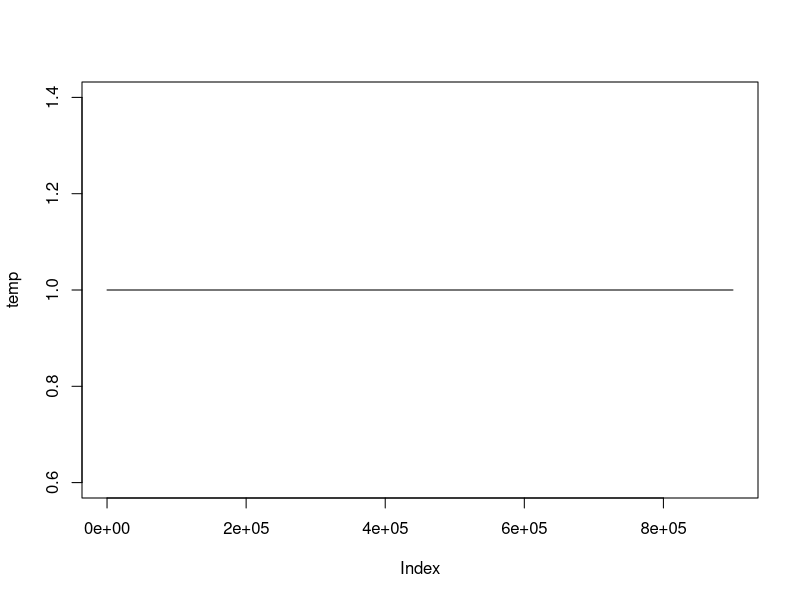

This chart was generated by the following R code: (Note: a time limit stopped this script after it produced the figure.)


# -------------------------------------------------------------------------
#Helmholtz Machine simulation and training 
#Author: Kevin McKee
#Summary: This generates data from a binary Restricted Boltzmann Machine neural network, which describes the joint distribution of a bit vector using hidden layers.
# The helmholtz machine learns that data generating structure using stochastic gradient descent with a local delta rule by simulating the data.
# i.e., learning happens as a feedback cycle between the recognition model and the generative model.
# The solution should therefore recover the data generating parameters.

# The real-time output shows the correlation between true node weight vectors and currently estimated node weight vectors in layer 1 and 2.
# Layer 2 will not start to match the true values until Layer 1 is mostly correct.

# Some code is left commented to graphically display the learning process of 3 parameters.

# Note: I may code this in RCPP for speed increases of multiple orders of magnitude. Unrepresentatively slow in R.
# -------------------------------------------------------------------------



# functions ---------------------------------------------------------------
lgt<-function(x) 1/(1+exp(-x))

#Generate data top-down (RBM is restricted boltzmann machine)
rRBM <- function(n, Wg) {
  X<-matrix(0, n, ncol(Wg), dimnames=list(NULL,colnames(Wg)) )
  X[,1]<-1
  for(i in Q:2 ){
    X[, L[[i]] ] <- (X %*% t(Wg))[, L[[i]] ]
    X[, L[[i]] ] <- matrix( rbinom(prod(dim(X[, L[[i]] ])), size=1, c(lgt(X[, L[[i]] ])) ),dim(X[, L[[i]] ])[1],dim(X[, L[[i]] ])[2] )
  }
  return(X)
}

#Predict from helmholtz machine: calculate expectations from bottom up then from top down. 
HH.pred <- function(x, Wr, Wg) {
  X<-matrix(0, nrow(x), ncol(Wg), dimnames=list(NULL,colnames(Wg)) )
  X[,1]<-1
  x[,L[[2]]]<-x
  for(i in 3:Q ){
    X[, L[[i]] ] <- lgt(X %*% t(Wr))[, L[[i]] ]
  }
  for(i in (Q-1):2 ){
    X[, L[[i]] ] <- lgt(X %*% t(Wg))[, L[[i]] ]
  }
  return(X)
}


#Set up the dimensions of the simulation, 
dat<-matrix(0, 100000, 100) #Data dimensions
modelDims<-c(30, 10, 5) #Nodes per layer, number of layers given by length of this vector.
BIAS<-T #Include biases in both simulation and fitting?

chunkSize<-30 #Model learns in simple random samples of the data of this size. Small samples tend toward more stochastic learning, more global fit.
lr.s<-.3 #chunkSize/100 seems to work well
maxIter<-900000



# Pt 2: Simulation --------------------------------------------------------
# Gen data ----------------------------------------------------------------
p<-ncol(dat)
n<-nrow(dat)
q<-length(modelDims)
dim.total<-1+p+sum(modelDims)
dimlab<-c("bias",paste0("x",1:p))
L<-list(dimlab[1], dimlab[-1])
for(d in 1:q) {
  L[[d+2]]<-paste0("h",d,"_",1:modelDims[d])
}
dim.v<-unlist(L)
X<-as.matrix(cbind(1, dat, matrix(0,n,sum(modelDims))))
colnames(X)<-dim.v
W<-matrix(0, dim.total, dim.total,dimnames=list(dim.v,dim.v))
Q<-q+2
for(i in 2:(Q-1) ) W[ unlist( L[ (i+1)]), L[[i]] ] <- rnorm( W[ unlist( L[ (i+1)]), L[[i]] ])*2
W[   unlist( L[ 2:Q]) , L[[1]] ] <- BIAS*rnorm(length(W[   unlist( L[ 2:Q]) , L[[1]] ]))
W[1,1]<-1
Wr<-W
Wg<-W
Wg[-1,-1]<-t(Wg[-1,-1])
Wr[ L[[2]] , L[[1]] ] <- 0
#Diags to preser vals
diag(Wg[L[[Q]],L[[Q]]])<-1
diag(Wr[L[[2]],L[[2]]])<-1
#No bias on first layer
Wg[L[[Q]],L[[1]]]<-0
Wr[L[[1]],L[[2]]]<-0
sim.Wg<-Wg
sim.Wr<-Wr

X.gen<-rRBM(n, sim.Wg)
dat<-X.gen[,L[[2]]]




# Helmholtz ---------------------------------------------------------------

#Optional annealing i.e., reduction of learning rate
CoolingRate<-0
temp<-(1-.1)*exp(-CoolingRate*(1:maxIter)/maxIter)+.1
plot(temp, type="l")

#Start values
Wr.f<-matrix(F, dim(Wg)[1], dim(Wg)[1], dimnames=dimnames(Wg))
for(i in Q:3) Wr.f[ L[[i]], L[[i-1]] ]<-T
Wg.f<-matrix(F, dim(Wg)[1], dim(Wg)[1], dimnames=dimnames(Wg))
for(i in 2:(Q-1)) Wg.f[ L[[i]], L[[i+1]] ]<-T

if(BIAS){
  Wg.f[unlist(L[2:(Q-1)]),1]<-T
  Wr.f[unlist(L[3:Q]),1]<-T
  Wg.f[-1,1]<-T
  Wr.f[-1,1]<-T
}

Wr[Wr.f]<-rnorm(sum(Wr.f))*.2
Wg[Wg.f]<-rnorm(sum(Wg.f))*.2
diag(Wg[L[[Q]],L[[Q]]])<-0
diag(Wr[L[[2]],L[[2]]])<-0

startPlot<-100
plotFrame<-seq(startPlot,maxIter,by=startPlot)
trackVal<-matrix(NA, maxIter, 4)
  


X<-matrix(0, chunkSize, ncol(Wg), dimnames=list(NULL,colnames(Wg)) )
X[,1]<-1
chunkInd<-1
for(iter in 1:maxIter){

  dat.chunk<-dat[sample(1:nrow(dat), size=chunkSize, replace=FALSE),]
  X[,L[[2]]]<-dat.chunk

  lr<-lr.s*temp[iter]
  for(i in 3:Q){
    X[, L[[i]] ] <- lgt(X %*% t(Wr))[, L[[i]] ]
    X[, L[[i]] ] <- matrix( rbinom(prod(dim(X[, L[[i]] ])), size=1, c(X[, L[[i]] ]) ),dim(X[, L[[i]] ])[1],dim(X[, L[[i]] ])[2] )
  }
  X.p <- lgt(X %*% t(Wg))
  X.p[,1]<-1
  Wg.gr<- t((t(X)%*%(X-X.p))/nrow(X))
  Wg[Wg.f]<- Wg[Wg.f]  +  lr*Wg.gr[Wg.f]

  # SLEEP -------------------------------------------------------------------
  X2<-X
  for(i in Q:2 ){
    X2[, L[[i]] ] <- lgt(X2 %*% t(Wg))[, L[[i]] ]
    X2[, L[[i]] ] <- matrix( rbinom(prod(dim(X2[, L[[i]] ])), size=1, c(X2[, L[[i]] ]) ),dim(X2[, L[[i]] ])[1],dim(X2[, L[[i]] ])[2] )
  }
  X.p <- lgt(X2 %*% t(Wr))
  X.p[,1]<-1
  Wr.gr<- t((t(X2)%*%(X2-X.p))/nrow(X2))
  Wr[Wr.f]<- Wr[Wr.f]  +  lr*Wr.gr[Wr.f]
  


# Plotting ----------------------------------------------------------------
  trackVal[iter,]<- Wg[L[[2]], L[[3]]][1:4] 
  if(iter %in% plotFrame){
    
    #Optional plotting
    # if(iter>(startPlot+1))     dev.off()
    # par(mfrow=c(1,3))
    # plot(trackVal[1:iter,1:2], pch='.')
    # points(trackVal[1:3,1:2], pch=16,cex=2, col="red")
    # points(trackVal[(iter-3):iter,1:2], pch=16,cex=2, col="blue")
    # plot(trackVal[1:iter,2:3], pch='.')
    # points(trackVal[1:3,2:3], pch=16,cex=2, col="red")
    # points(trackVal[(iter-3):iter,2:3], pch=16,cex=2, col="blue")
    # plot(trackVal[1:iter,3:4], pch='.')
    # points(trackVal[1:3,3:4], pch=16,cex=2, col="red")
    # points(trackVal[(iter-3):iter,3:4], pch=16,cex=2, col="blue")
    
    
    corMat<-round(cor(sim.Wg[L[[2]],unlist(L[c(1,3)])], Wg[L[[2]],unlist(L[c(1,3)])]),2)
    corMat.s<-data.frame(corMat)
    corMat.s[abs(corMat)<.7]<-""
    
    cat("\014\n")
    cat("\nIteration",iter,"\n")
    cat("\nLearning rate:",lr,"\n")
    
    cat("\nHidden Layer 1 and 2 weight vector correlations:",lr,"\n")
    

    print(corMat.s)
    
    sim.Wg.0<-sim.Wg[unlist(L[c(2)]),unlist(L[c(1,3)])][,-1]
    est.Wg.0<-Wg[unlist(L[c(2)]),unlist(L[c(1,3)])][,-1]

    dimnames(est.Wg.0)[[2]]<-paste0("est_",dimnames(est.Wg.0)[[2]])

    est.cor<-cor(sim.Wg.0, est.Wg.0)
    est.perm<-ifelse(est.cor>.7,1,est.cor)
    est.perm<-ifelse(est.perm< -.7, -1,est.perm)
    est.perm[abs(est.perm)!=1]<-0
    sim.Wg.1<-(sim.Wg[unlist(L[c(3)]),unlist(L[c(4)])])
    est.Wg.1<-(Wg[unlist(L[c(3)]),unlist(L[c(4)])])
    est.Wg.1.p<-(est.perm)%*%(est.Wg.1)
    
    corMat2<-round(cor(sim.Wg.1, est.Wg.1.p),2)
    corMat2.s<-data.frame(corMat2)
    corMat2.s[abs(corMat2)<.7]<-""
    print(corMat2.s)
    
    
  }
}

sim.Wg.0
round(est.Wg.0,2)

sim.Wg.1
est.Wg.1.p
